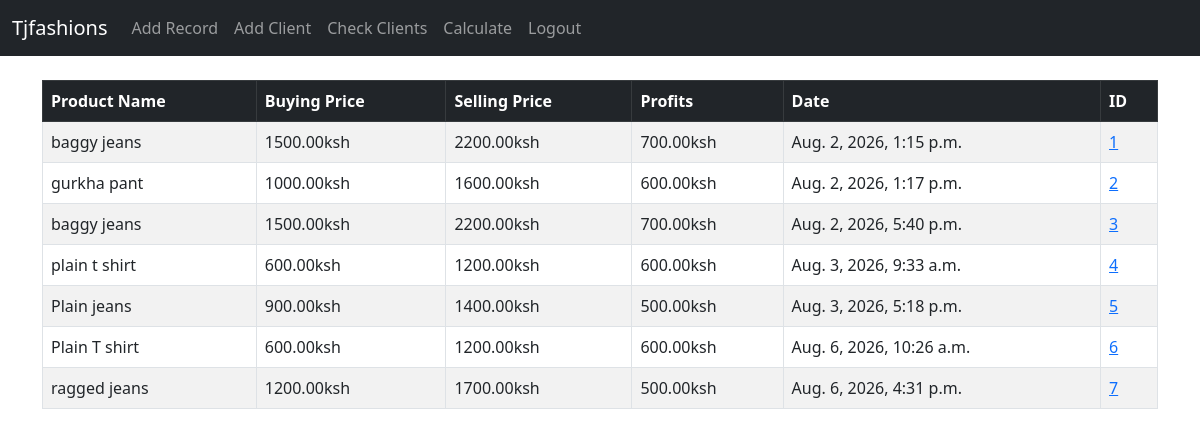
The app's page / (signed in) with its own data.
### inventory/models.py (models this page shows, shortened)
class Record(models.Model):
	created_at = models.DateTimeField(auto_now_add=True)
	product_name = models.CharField(max_length=100)
	buying_price = models.DecimalField(max_digits=10, decimal_places=2, default=0)
	selling_price = models.DecimalField(max_digits=10, decimal_places=2, default=0)
	profit = models.DecimalField(max_digits=10, decimal_places=2,default=0)

### inventory/views.py (the view)
# urls.py: path("", views.Home, name="home"),
def Home(request):
    records = Record.objects.all()
    if request.method == "POST":
        username = request.POST["username"]
        password = request.POST["password"]
        user = authenticate(request, username=username, password=password)
        if user is not None:
            login(request, user)
            messages.success(request, "you have been logged in successfully ")
            return redirect("home")
        else:
            messages.error(request, "something went wrong try again later")
            return redirect("home")
    else:
        return render(request, "inventory/home.html", {"records":records})

### inventory/templates/inventory/home.html (shortened to what this page needs)
{% extends "inventory/base.html"%}
{% block content%}
    {% if user.is_authenticated %}
    <table class="table table-striped table-hover table-bordered">
        <thead class="table-dark">
          <tr>
            <th scope="col">Product Name</th>
            <th scope="col">Buying Price</th>
            <th scope="col">Selling Price </th>
            <th scope="col">Profits</th>
            <th scope="col">Date</th>
            <th scope="col">ID</th>
          </tr>
        </thead>
        <tbody>
      {% if records %}
          {% for record in records %}
              <tr>
                  <td>{{ record.product_name }}</td>
                  <td>{{ record.buying_price}}ksh</td>
                  <td>{{ record.selling_price }}ksh</td>
                  <td>{{ record.profit }}ksh</td>
                  <td>{{ record.created_at }}</td>
                  <td><a href="{% url 'record' record.id %}"> {{ forloop.counter }}</a></td>
              </tr>
      {% endfor %}
    {%endif %}
{% endif %}
{% endblock%}

### inventory/templates/inventory/base.html (shortened to what this page needs)
<!doctype html>
<html lang="en">
  <head>
    <link href="https://cdn.jsdelivr.net/npm/bootstrap@5.0.2/dist/css/bootstrap.min.css" rel="stylesheet">
  </head>
  <body>
     {% include "inventory/navbar.html"%}
    <div class="container">
    <br/>
    {% block content %}
    {% endblock%}
   </div>
  </body>
</html>

### inventory/templates/inventory/navbar.html (shortened to what this page needs)
<nav class="navbar navbar-expand-lg navbar-dark bg-dark">
    <div class="container-fluid">
      <a class="navbar-brand" href="{% url 'home'%}">Tjfashions</a>
      <div class="collapse navbar-collapse" id="navbarSupportedContent">
        <ul class="navbar-nav me-auto mb-2 mb-lg-0">
          {% if user.is_authenticated %}
          <a class="nav-link" href="{% url 'add_record' %}">Add Record</a>
          <a class="nav-link" href="{% url 'add_client' %}">Add Client</a>
          <a class="nav-link" href="{% url 'show_client' %}">Check Clients</a>
          <a class="nav-link" href="{% url 'calculate' %}">Calculate </a>
          <li class="nav-item">
            <a class="nav-link" href="{% url "logout"%}">Logout</a>
          </li>
          {% endif%}
        </ul>
      </div>
    </div>
  </nav>

### records on screen
Record: product_name "baggy jeans", buying_price "1500.00", selling_price "2200.00", profit "700.00", created_at "Aug. 2, 2026, 1:15 p.m."
Record: product_name "gurkha pant", buying_price "1000.00", selling_price "1600.00", profit "600.00", created_at "Aug. 2, 2026, 1:17 p.m."
Record: product_name "baggy jeans", buying_price "1500.00", selling_price "2200.00", profit "700.00", created_at "Aug. 2, 2026, 5:40 p.m."
Record: product_name "plain t shirt", buying_price "600.00", selling_price "1200.00", profit "600.00", created_at "Aug. 3, 2026, 9:33 a.m."
Record: product_name "Plain jeans", buying_price "900.00", selling_price "1400.00", profit "500.00", created_at "Aug. 3, 2026, 5:18 p.m."
Record: product_name "Plain T shirt", buying_price "600.00", selling_price "1200.00", profit "600.00", created_at "Aug. 6, 2026, 10:26 a.m."
Record: product_name "ragged jeans", buying_price "1200.00", selling_price "1700.00", profit "500.00", created_at "Aug. 6, 2026, 4:31 p.m."
